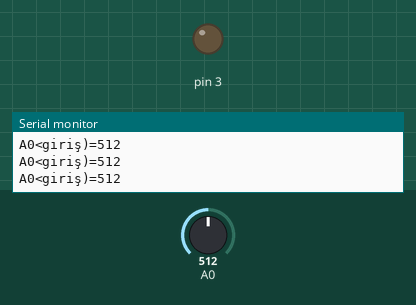
The sketch below on a simulated Arduino Uno, built with avr-gcc and run on an emulated ATmega328P. On the bench: output pins drawn as LEDs (lit = HIGH), the last lines printed to the serial monitor. The test bench sets the inputs (shaded band); at power-on: A0 = 512.

Above: at 1.2 s.
1.3 s: A0 set to 55
4.3 s: A0 set to 43
At 5.0 s:
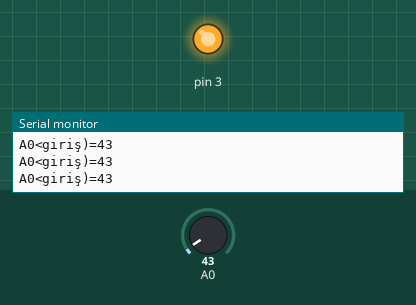
5.8 s: A0 set to 60
At 6.1 s:
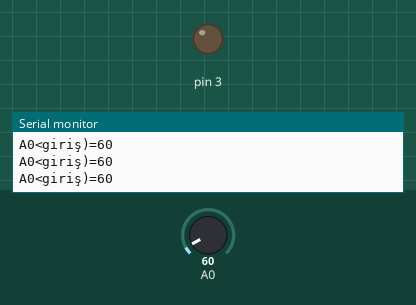
8.8 s: A0 set to 40
At 9.4 s:
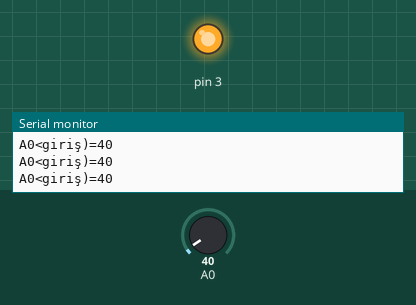
Timing chart, 0 to 11.3 s (numbered marks = the images above; inputs shaded):
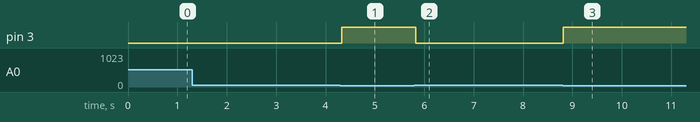

Measured:
- the behaviour switches between 50 and 49 on A0 (found by bisection; images 0 and 1)
- after the input at 4.3 s, pin 3: LOW → HIGH at once
- after the input at 5.8 s, pin 3: HIGH → LOW at once
- after the input at 8.8 s, pin 3: LOW → HIGH at once

The sketch:

isikli.devre.ino
```cpp
void setup() {
 pinMode(A0,INPUT);
 pinMode(3,OUTPUT);
 Serial.begin(9600);
}

void loop() {
  int LDR=analogRead(A0);
  Serial.print("A0<giriş)=");
  Serial.println(LDR);
  if(LDR<50){
    digitalWrite(3,1);
  }
  else{
    digitalWrite(3,0);
  }

}
```
